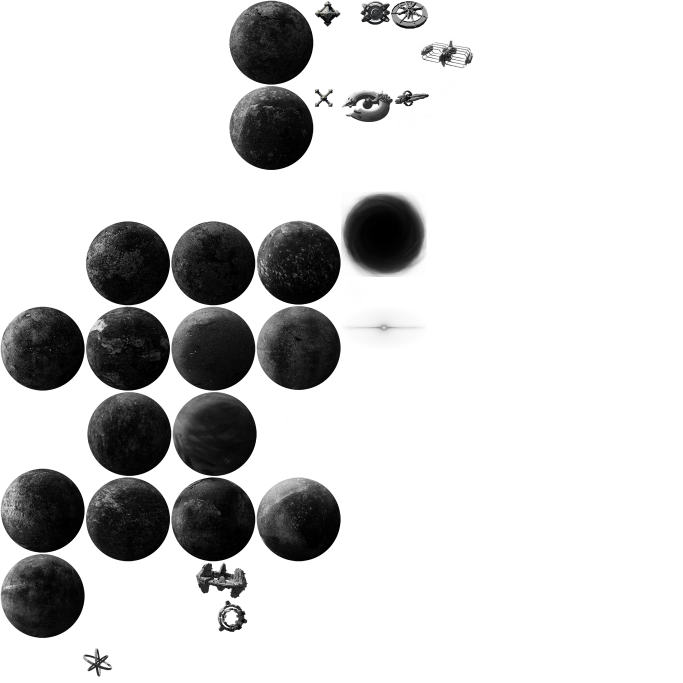
#> input picture .vscode/CL/workspace/oldAssets/assets.png, 2048 x 2048 px (shown at 1/3 size)
$ python repacker.py oldAssets out
#> lines starting #> are read from the running program, lines starting #| are printed output that depends on the picture
import os
import xml.etree.ElementTree as ET
from PIL import Image
import argparse
import math
import numpy as np
from collections import namedtuple

# 定义纹理信息结构
TextureInfo = namedtuple('TextureInfo', ['name', 'img', 'content_img', 'content_x', 'content_y',
                                         'content_width', 'content_height', 'frame_x', 'frame_y',
                                         'frame_width', 'frame_height'])

def is_power_of_two(n):
    """检查一个数是否是2的幂"""
    n = int(n)  # 确保是Python整数
    return (n & (n-1) == 0) and n != 0

def next_power_of_two(n):
    """返回大于等于n的最小的2的幂"""
    n = int(n)  # 确保是Python整数
    if n <= 1:
        return 1
    return 1 << (n - 1).bit_length()

def calculate_texture_bounds(img):
    """
    计算图像中非透明区域的边界

    Args:
        img (PIL.Image): PIL图像对象

    Returns:
        tuple: (x_min, y_min, x_max, y_max, content_width, content_height)
    """
    # 转换为numpy数组以便处理
    img_array = np.array(img)

    # 获取alpha通道（如果存在）
    if img_array.shape[2] == 4:
        alpha_channel = img_array[:, :, 3]
    else:
        # 如果没有alpha通道，假设所有像素都是不透明的
        alpha_channel = np.ones((img_array.shape[0], img_array.shape[1])) * 255

    # 找到非透明像素的边界
    rows = np.any(alpha_channel > 0, axis=1)
    cols = np.any(alpha_channel > 0, axis=0)

    if not np.any(rows) or not np.any(cols):
        # 如果图像完全透明，使用整个图像
        return 0, 0, img.width-1, img.height-1, img.width, img.height

    y_min, y_max = np.where(rows)[0][[0, -1]]
    x_min, x_max = np.where(cols)[0][[0, -1]]

    # 转换为Python整数
    x_min, y_min, x_max, y_max = int(x_min), int(y_min), int(x_max), int(y_max)

    content_width = x_max - x_min + 1
    content_height = y_max - y_min + 1

    return x_min, y_min, x_max, y_max, content_width, content_height

def analyze_textures(input_dir):
    """
    分析目录中的所有PNG纹理

    Args:
        input_dir (str): 输入目录路径

    Returns:
        list: 纹理信息列表
    """
    textures = []

    for filename in os.listdir(input_dir):
        if filename.endswith('.png'):
            name = os.path.splitext(filename)[0]
            img_path = os.path.join(input_dir, filename)

            try:
                img = Image.open(img_path).convert('RGBA')
                width, height = img.size

                # 计算纹理边界
                x_min, y_min, x_max, y_max, content_width, content_height = calculate_texture_bounds(img)

                # 裁剪出实际内容
                content_img = img.crop((x_min, y_min, x_max + 1, y_max + 1))

                # 计算frame参数
                # frame尺寸应该等于原图尺寸
                frame_width = width
                frame_height = height

                # 计算偏移量（负值，表示内容在frame中的位置）
                # 根据原始XML，frameX和frameY应该是负值
                frame_x = -x_min
                frame_y = -y_min

                textures.append(TextureInfo(name, img, content_img, x_min, y_min,
                                           content_width, content_height,
                                           frame_x, frame_y, frame_width, frame_height))
                print(f"Analyzed: {filename} (content: {content_width}x{content_height}, frame: {frame_width}x{frame_height}, offset: ({frame_x}, {frame_y}))")

            except Exception as e:
                print(f"Error analyzing {filename}: {e}")
                import traceback
                traceback.print_exc()

    return textures

def pack_textures(textures):
    """
    打包纹理到图集，使用简单的按行装箱算法，保持纹理间距离

    Args:
        textures (list): 纹理信息列表

    Returns:
        tuple: (图集图像, 纹理位置信息列表)
    """
    # 按高度降序排序（高的优先）
    textures.sort(key=lambda t: t.content_height, reverse=True)

    gap = 4  # 纹理之间的间隙
    padding = 2  # 图集边缘的填充

    # 计算所有纹理的总面积
    total_area = 0
    max_width = 0
    for texture in textures:
        total_area += (texture.content_width + gap) * (texture.content_height + gap)
        max_width = max(max_width, texture.content_width)

    # 从合理的尺寸开始尝试
    # 先估算最小可能的宽度和高度
    min_width = max_width + padding * 2
    min_height = textures[0].content_height + padding * 2

    # 尝试不同的尺寸
    for atlas_size in [2048]:
        print(f"尝试图集尺寸: {atlas_size}x{atlas_size}")

        # 创建空白图集
        atlas = Image.new('RGBA', (atlas_size, atlas_size), (0, 0, 0, 0))
        placements = []

        # 初始化第一行
        current_x = padding
        current_y = padding
        current_row_height = 0

        # 尝试放置每个纹理
        for texture in textures:
            # 如果当前行放不下，换到新的一行
            if current_x + texture.content_width + gap > atlas_size - padding:
                current_x = padding
                current_y += current_row_height + gap
                current_row_height = 0

            # 检查是否超出图集高度
            if current_y + texture.content_height + gap > atlas_size - padding:
                # 当前尺寸太小，尝试下一个尺寸
                print(f"尺寸 {atlas_size} 太小，尝试下一个尺寸")
                break

            # 放置纹理
            atlas.paste(texture.content_img, (current_x, current_y))

            # 记录位置信息
            placements.append((texture.name, current_x, current_y,
                              texture.content_width, texture.content_height,
                              texture.frame_x, texture.frame_y,
                              texture.frame_width, texture.frame_height))

            # 更新当前位置
            current_x += texture.content_width + gap
            current_row_height = max(current_row_height, texture.content_height)
        else:
            # 所有纹理都成功放置
            print(f"成功将 {len(textures)} 个纹理打包到 {atlas_size}x{atlas_size} 图集")
            print(f"空间利用率: {total_area / (atlas_size * atlas_size) * 100:.2f}%")
            print(f"使用空间: {current_y + current_row_height}x{max_width if placements else 0}")
            return atlas, placements

        # 继续尝试下一个尺寸

    # 如果所有尺寸都失败，使用更灵活的算法
    print("标准算法失败，使用备用算法...")
    return pack_textures_backup(textures)

def pack_textures_backup(textures):
    """
    备用打包算法：使用多行策略

    Args:
        textures (list): 纹理信息列表

    Returns:
        tuple: (图集图像, 纹理位置信息列表)
    """
    # 按宽度降序排序
    textures.sort(key=lambda t: t.content_width, reverse=True)

    gap = 4
    padding = 2

    # 尝试不同的尺寸
    for atlas_size in [2048]:
        print(f"备用算法尝试尺寸: {atlas_size}x{atlas_size}")

        atlas = Image.new('RGBA', (atlas_size, atlas_size), (0, 0, 0, 0))
        placements = []

        # 初始化多行
        rows = []
        current_y = padding

        for texture in textures:
            placed = False

            # 尝试放入现有行
            for i, row in enumerate(rows):
                row_y, row_height, row_textures = row

                # 检查这一行是否有空间
                row_width = sum(t.content_width + gap for t in row_textures)
                if row_width + texture.content_width + gap <= atlas_size - padding:
                    # 可以放入这一行
                    x_pos = padding if not row_textures else (row_width + gap)
                    atlas.paste(texture.content_img, (x_pos, row_y))

                    # 记录位置
                    placements.append((texture.name, x_pos, row_y,
                                      texture.content_width, texture.content_height,
                                      texture.frame_x, texture.frame_y,
                                      texture.frame_width, texture.frame_height))

                    # 更新行信息
                    row_textures.append(texture)
                    rows[i] = (row_y, max(row_height, texture.content_height), row_textures)
                    placed = True
                    break

            # 如果不能放入现有行，创建新行
            if not placed:
                # 检查是否有空间创建新行
                new_row_y = padding
                if rows:
                    # 新行放在最后一行下面
                    last_row_y, last_row_height, _ = rows[-1]
                    new_row_y = last_row_y + last_row_height + gap

                if new_row_y + texture.content_height + gap <= atlas_size - padding:
                    # 创建新行
                    x_pos = padding
                    atlas.paste(texture.content_img, (x_pos, new_row_y))

                    # 记录位置
                    placements.append((texture.name, x_pos, new_row_y,
                                      texture.content_width, texture.content_height,
                                      texture.frame_x, texture.frame_y,
                                      texture.frame_width, texture.frame_height))

                    rows.append((new_row_y, texture.content_height, [texture]))
                    placed = True

            if not placed:
                # 当前尺寸放不下，尝试下一个尺寸
                print(f"备用算法尺寸 {atlas_size} 太小")
                break

        else:
            # 所有纹理都成功放置
            print(f"备用算法成功将 {len(textures)} 个纹理打包到 {atlas_size}x{atlas_size} 图集")
            return atlas, placements

    # 如果还是失败，使用最简算法
    print("所有算法失败，使用最简算法...")
    return pack_textures_simple(textures)

def pack_textures_simple(textures):
    """
    最简打包算法：一行一个纹理

    Args:
        textures (list): 纹理信息列表

    Returns:
        tuple: (图集图像, 纹理位置信息列表)
    """
    # 找到最大纹理尺寸
    max_width = max(t.content_width for t in textures)
    max_height = max(t.content_height for t in textures)

    gap = 4
    padding = 2

    # 计算所需的最小尺寸
    required_width = max_width + padding * 2
    required_height = sum(t.content_height + gap for t in textures) + padding * 2

    # 找到合适的2的幂次方尺寸
    atlas_size = 128
    while atlas_size < max(required_width, required_height):
        atlas_size *= 2
        if atlas_size > 2048:
            atlas_size = 2048
            break

    print(f"最简算法使用尺寸: {atlas_size}x{atlas_size}")

    atlas = Image.new('RGBA', (atlas_size, atlas_size), (0, 0, 0, 0))
    placements = []

    current_y = padding

    for texture in textures:
        # 居中放置
        x_pos = (atlas_size - texture.content_width) // 2

        # 放置纹理
        atlas.paste(texture.content_img, (x_pos, current_y))

        # 记录位置
        placements.append((texture.name, x_pos, current_y,
                          texture.content_width, texture.content_height,
                          texture.frame_x, texture.frame_y,
                          texture.frame_width, texture.frame_height))

        # 更新位置
        current_y += texture.content_height + gap

    print(f"最简算法打包完成，使用空间: {atlas_size}x{current_y}")
    return atlas, placements


def generate_xml(placements, atlas_size, output_path):
    """
    生成XML描述文件

    Args:
        placements (list): 纹理位置信息列表
        atlas_size (int): 图集大小
        output_path (str): XML输出路径
    """
    # 创建XML根元素
    root = ET.Element("TextureAtlas")
    root.set("imagePath", "assets.png")

    placements.sort(key=lambda t: t[0])

    # 添加每个子纹理元素
    for name, x, y, width, height, frame_x, frame_y, frame_width, frame_height in placements:
        sub_texture = ET.SubElement(root, "SubTexture")
        sub_texture.set("name", name)
        sub_texture.set("x", str(x))
        sub_texture.set("y", str(y))
        sub_texture.set("width", str(width))
        sub_texture.set("height", str(height))

        # 添加frame信息
        if(frame_x == frame_y == 0):
            continue
        sub_texture.set("frameX", str(frame_x))
        sub_texture.set("frameY", str(frame_y))
        sub_texture.set("frameWidth", str(frame_width))
        sub_texture.set("frameHeight", str(frame_height))

    # 写入XML文件
    tree = ET.ElementTree(root)
    tree.write(output_path, encoding="utf-8", xml_declaration=True)
    print(f"Generated XML: {output_path}")

def pack_texture_atlas(input_dir, output_dir):
    """
    打包纹理图集

    Args:
        input_dir (str): 输入目录
        output_dir (str): 输出目录
    """
    # 创建输出目录
    os.makedirs(output_dir, exist_ok=True)

    # 分析纹理
    print("Analyzing textures...")
    textures = analyze_textures(input_dir)
    if not textures:
        print("No textures found to pack")
        return

    # 打包纹理
    print("Packing textures...")
    atlas, placements = pack_textures(textures)

    # 保存图集
    atlas_path = os.path.join(output_dir, "assets.png")
    atlas.save(atlas_path)
    print(f"Saved atlas: {atlas_path}")

    # 生成XML
    xml_path = os.path.join(output_dir, "assets.xml")
    generate_xml(placements, atlas.size[0], xml_path)

def main():
    parser = argparse.ArgumentParser(description='纹理图集打包工具')
    parser.add_argument('input_dir', help='包含PNG文件的输入目录')
    parser.add_argument('output_dir', help='输出目录')

    args = parser.parse_args()

    try:
        pack_texture_atlas(args.input_dir, args.output_dir)
#> in analyze_textures, img is the input picture: PIL image 2048x2048 RGBA; mean R, G, B, A 156.1, 156.1, 156.1, 67.2
#> in calculate_texture_bounds, `alpha_channel = img_array[:, :, 3]`:
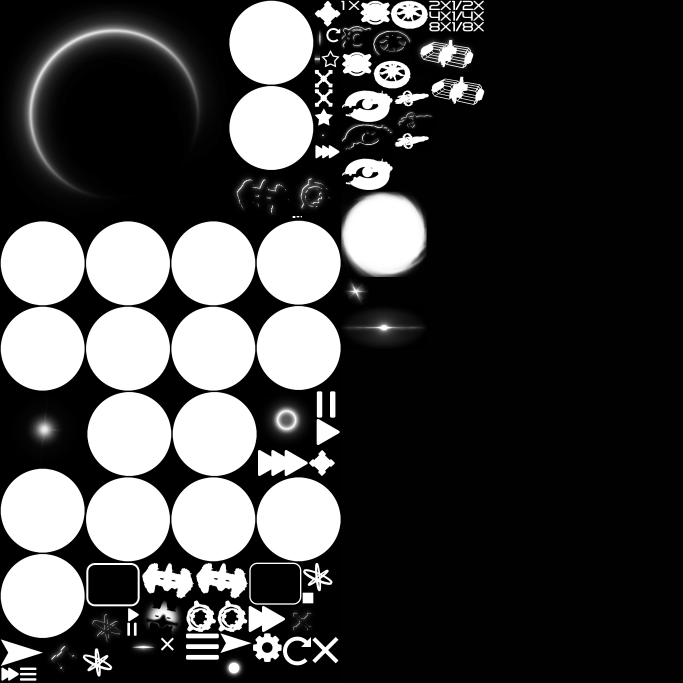
#> alpha_channel: shape (2048, 2048) (shown at 1/3 size); min 0, max 255, mean 67.2
#> in calculate_texture_bounds, `y_min, y_max = np.where(rows)[0][[0, -1]]`: y_min = 0; y_max = 2047
#> in calculate_texture_bounds, `x_min, x_max = np.where(cols)[0][[0, -1]]`: x_min = 2; x_max = 2047
#> in calculate_texture_bounds, `content_width = x_max - x_min + 1`: content_width = 2046
#> in calculate_texture_bounds, `content_height = y_max - y_min + 1`: content_height = 2048
#> in analyze_textures, `x_min, y_min, x_max, y_max, content_width, content_height = calculate_..`: x_min = 2; y_min = 0; x_max = 2047; content_width = 2046; content_height = 2048
#> in analyze_textures, `frame_x = -x_min`: frame_x = -2
#> in analyze_textures, `frame_y = -y_min`: frame_y = 0
#| Analyzed: assets.png (content: 2046x2048, frame: 2048x2048, offset: (-2, 0))
#> in pack_texture_atlas, `textures = analyze_textures(input_dir)`: textures = 1 item
#> the loop in pack_textures, `for texture in textures:` made 1 pass
#> (total_area, max_width) on pass 1: (4206600, 2046)
#> after the loop in pack_textures, `for texture in textures:`: total_area = 4206600
#> in pack_textures, `min_width = max_width + padding * 2`: min_width = 2050
#> in pack_textures, `min_height = textures[0].content_height + padding * 2`: min_height = 2052
#> after the loop in pack_textures_backup, `for atlas_size in [2048]:`: new_row_y = 2
#> in pack_textures_simple, `max_width = max(t.content_width for t in textures)`: max_width = 2046
#> in pack_textures_simple, `max_height = max(t.content_height for t in textures)`: max_height = 2048
#> in pack_textures_simple, `required_width = max_width + padding * 2`: required_width = 2050
#> in pack_textures_simple, `required_height = sum(t.content_height + gap for t in textures) + padd..`: required_height = 2056
#> the loop in pack_textures_simple, `while atlas_size < max(required_width, required_height):` made 5 passes
#> after the loop in pack_textures_simple, `while atlas_size < max(required_width, required_height):`: atlas_size = 2048
#| 最简算法使用尺寸: 2048x2048
#> the loop in pack_textures_simple, `for texture in textures:` made 1 pass
#> (x_pos, current_y) on pass 1: (1, 2054)
#> after the loop in pack_textures_simple, `for texture in textures:`:
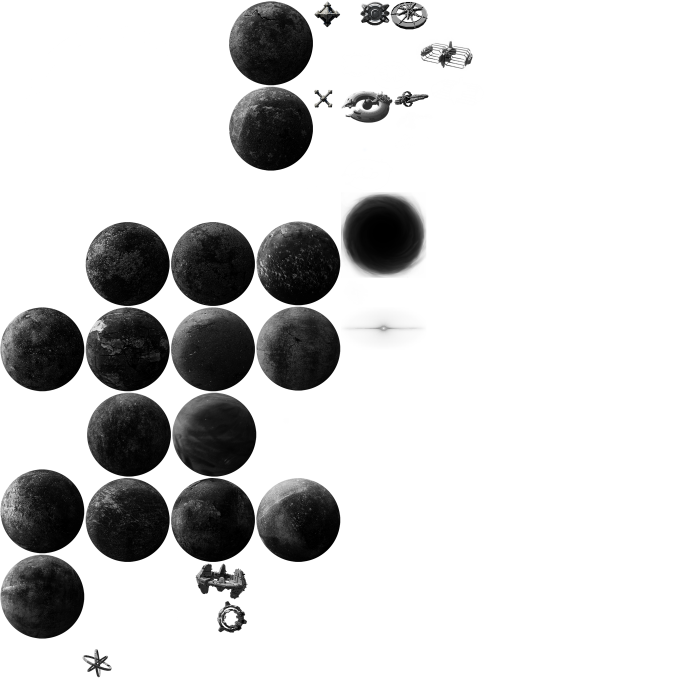
#> atlas: PIL image 2048x2048 RGBA (shown at 1/3 size); mean R, G, B, A 156, 156, 156, 67.2; transparent parts drawn white
#> after the loop in pack_textures_simple, `for texture in textures:`: current_y = 2054; placements = [('assets', 1, 2, 2046, 2048, -2, 0, 2048, 2048)]
#| 最简算法打包完成，使用空间: 2048x2054
#> the loop in generate_xml, `for name, x, y, width, height, frame_x, frame_y, frame_width, frame_he..` made 1 pass
#> (name, x, y, width, height, frame_x, frame_y, frame_width) on pass 1: ('assets', 1, 2, 2046, 2048, -2, 0, 2048)
        print("打包完成！")
    except Exception as e:
        print(f"处理过程中发生错误: {e}")
        import traceback
        traceback.print_exc()

if __name__ == "__main__":
    main()

$ run again, with .vscode/CL/workspace/oldAssets/textures.png copied over .vscode/CL/workspace/oldAssets/assets.png
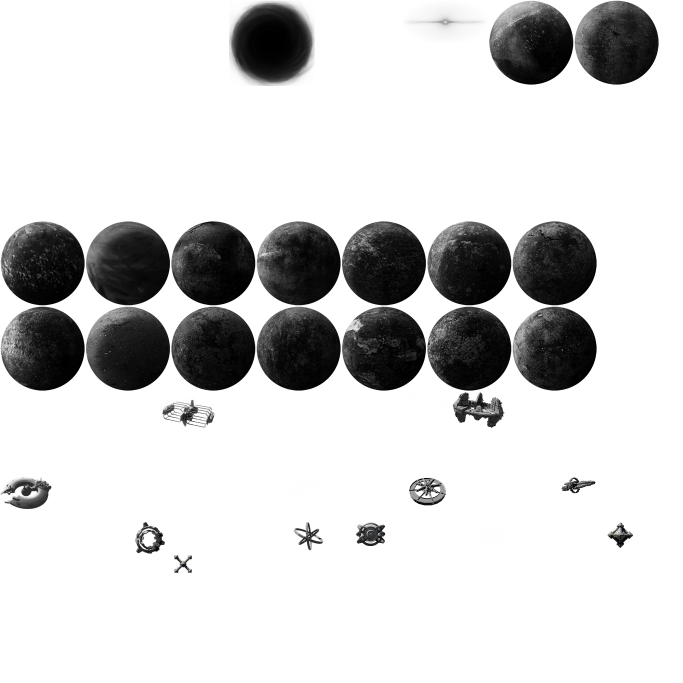
#> input picture .vscode/CL/workspace/oldAssets/textures.png, 2048 x 2048 px (shown at 1/3 size)
#> in analyze_textures, img is the input picture: PIL image 2048x2048 RGBA; mean R, G, B, A 47.1, 47.1, 47.1, 66.8
#> in calculate_texture_bounds, `alpha_channel = img_array[:, :, 3]`:
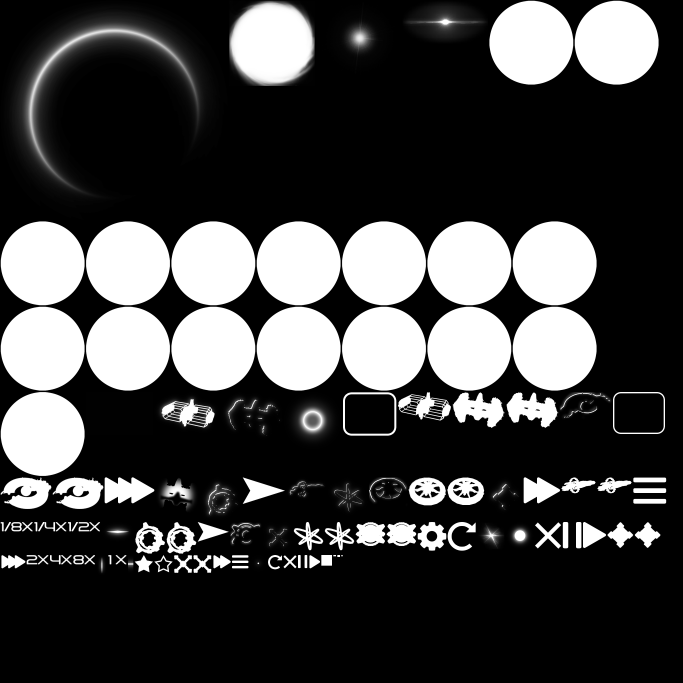
#> alpha_channel: shape (2048, 2048) (shown at 1/3 size); min 0, max 255, mean 66.8
#> in calculate_texture_bounds, `y_min, y_max = np.where(rows)[0][[0, -1]]`: y_min = 2; y_max = 1726
#> in calculate_texture_bounds, `x_min, x_max = np.where(cols)[0][[0, -1]]`: x_min = 2; x_max = 1998
#> in calculate_texture_bounds, `content_width = x_max - x_min + 1`: content_width = 1997
#> in calculate_texture_bounds, `content_height = y_max - y_min + 1`: content_height = 1725
#> in analyze_textures, `x_min, y_min, x_max, y_max, content_width, content_height = calculate_..`: x_min = 2; x_max = 1998; y_max = 1726; content_width = 1997; content_height = 1725
#> in analyze_textures, `content_img = img.crop((x_min, y_min, x_max + 1, y_max + 1))`:
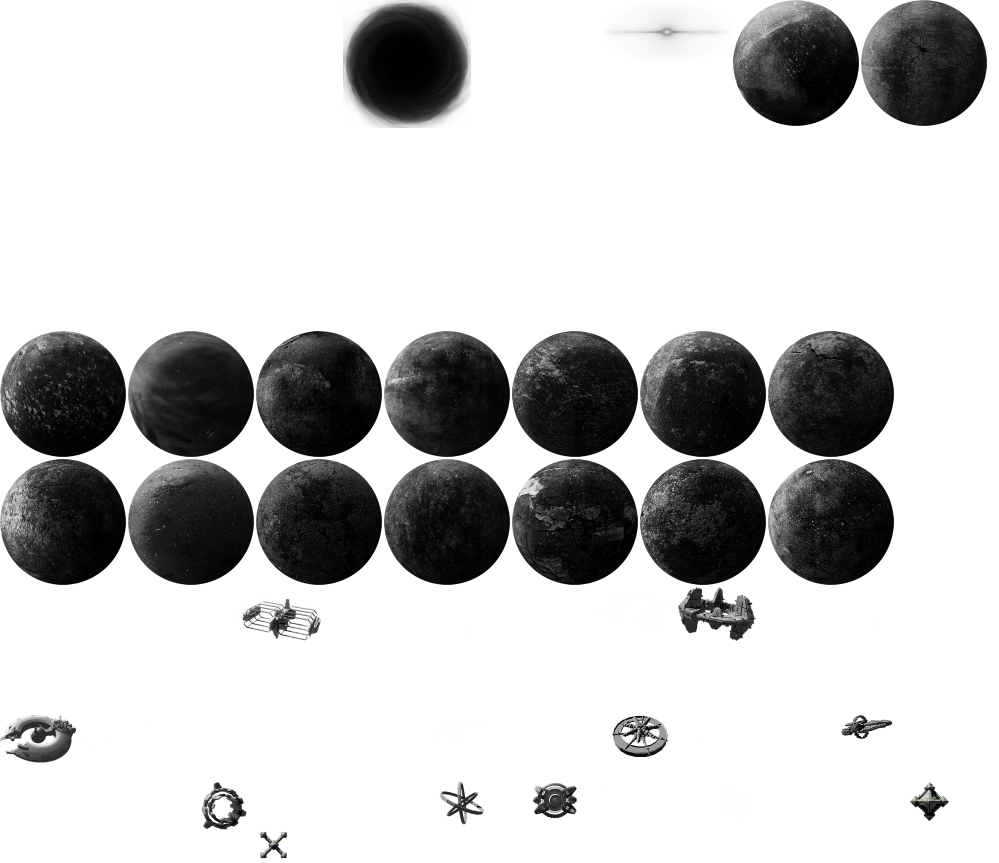
#> content_img: PIL image 1997x1725 RGBA (shown at 1/2 size); mean R, G, B, A 57.3, 57.3, 57.4, 81.3; transparent parts drawn white
#> in analyze_textures, `frame_x = -x_min`: frame_x = -2
#| Analyzed: assets.png (content: 1997x1725, frame: 2048x2048, offset: (-2, -2))
#> textures = 1 item
#> the loop in pack_textures, `for texture in textures:` made 1 pass
#> (total_area, max_width) on pass 1: (3459729, 1997)
#> after the loop in pack_textures, `for texture in textures:`: total_area = 3459729
#> min_width = 2001
#> min_height = 1729
#> the loop in pack_textures, `for atlas_size in [2048]:` made 1 pass
#| 成功将 1 个纹理打包到 2048x2048 图集
#| 空间利用率: 82.49%
#| 使用空间: 1727x1997
#> placements = [('assets', 2, 2, 1997, 1725, -2, -2, 2048, 2048)]
#> the loop in generate_xml, `for name, x, y, width, height, frame_x, frame_y, frame_width, frame_he..` made 1 pass
#> (name, x, y, width, height, frame_x, frame_y, frame_width) on pass 1: ('assets', 2, 2, 1997, 1725, -2, -2, 2048)
